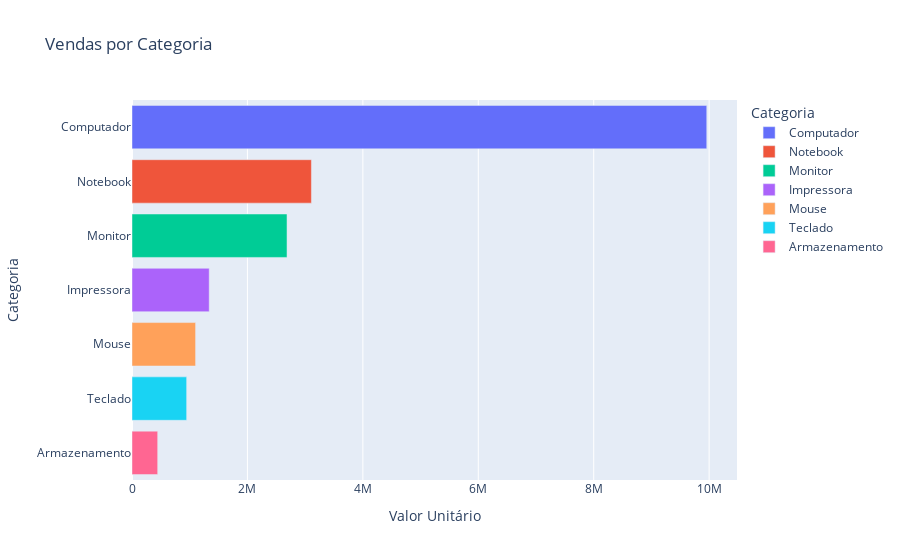

The notebook cell saved with this chart:
### Code cell
# Plotly Express 2
fig = px.bar(categoria_valor_unitario_total, x="Valor Unitário", y="Categoria", title='Vendas por Categoria', color='Categoria')
fig.show()

### Figure 1 — Plotly figure (JSON) as saved in the notebook; plotly's stock layout.template omitted (floating-point values rounded to 4 significant figures)
{"data": [{"alignmentgroup": "True", "hovertemplate": "Categoria=%{y}<br>Valor Unitário=%{x}<extra></extra>", "legendgroup": "Computador", "marker": {"color": "#636efa", "pattern": {"shape": ""}}, "name": "Computador", "offsetgroup": "Computador", "orientation": "h", "showlegend": true, "textposition": "auto", "type": "bar", "x": [9959000.0], "xaxis": "x", "y": ["Computador"], "yaxis": "y"}, {"alignmentgroup": "True", "hovertemplate": "Categoria=%{y}<br>Valor Unitário=%{x}<extra></extra>", "legendgroup": "Notebook", "marker": {"color": "#EF553B", "pattern": {"shape": ""}}, "name": "Notebook", "offsetgroup": "Notebook", "orientation": "h", "showlegend": true, "textposition": "auto", "type": "bar", "x": [3108000.0], "xaxis": "x", "y": ["Notebook"], "yaxis": "y"}, {"alignmentgroup": "True", "hovertemplate": "Categoria=%{y}<br>Valor Unitário=%{x}<extra></extra>", "legendgroup": "Monitor", "marker": {"color": "#00cc96", "pattern": {"shape": ""}}, "name": "Monitor", "offsetgroup": "Monitor", "orientation": "h", "showlegend": true, "textposition": "auto", "type": "bar", "x": [2686000.0], "xaxis": "x", "y": ["Monitor"], "yaxis": "y"}, {"alignmentgroup": "True", "hovertemplate": "Categoria=%{y}<br>Valor Unitário=%{x}<extra></extra>", "legendgroup": "Impressora", "marker": {"color": "#ab63fa", "pattern": {"shape": ""}}, "name": "Impressora", "offsetgroup": "Impressora", "orientation": "h", "showlegend": true, "textposition": "auto", "type": "bar", "x": [1337000.0], "xaxis": "x", "y": ["Impressora"], "yaxis": "y"}, {"alignmentgroup": "True", "hovertemplate": "Categoria=%{y}<br>Valor Unitário=%{x}<extra></extra>", "legendgroup": "Mouse", "marker": {"color": "#FFA15A", "pattern": {"shape": ""}}, "name": "Mouse", "offsetgroup": "Mouse", "orientation": "h", "showlegend": true, "textposition": "auto", "type": "bar", "x": [1102000.0], "xaxis": "x", "y": ["Mouse"], "yaxis": "y"}, {"alignmentgroup": "True", "hovertemplate": "Categoria=%{y}<br>Valor Unitário=%{x}<extra></extra>", "legendgroup": "Teclado", "marker": {"color": "#19d3f3", "pattern": {"shape": ""}}, "name": "Teclado", "offsetgroup": "Teclado", "orientation": "h", "showlegend": true, "textposition": "auto", "type": "bar", "x": [946800.0], "xaxis": "x", "y": ["Teclado"], "yaxis": "y"}, {"alignmentgroup": "True", "hovertemplate": "Categoria=%{y}<br>Valor Unitário=%{x}<extra></extra>", "legendgroup": "Armazenamento", "marker": {"color": "#FF6692", "pattern": {"shape": ""}}, "name": "Armazenamento", "offsetgroup": "Armazenamento", "orientation": "h", "showlegend": true, "textposition": "auto", "type": "bar", "x": [444900.0], "xaxis": "x", "y": ["Armazenamento"], "yaxis": "y"}], "layout": {"barmode": "relative", "legend": {"title": {"text": "Categoria"}, "tracegroupgap": 0}, "title": {"text": "Vendas por Categoria"}, "xaxis": {"anchor": "y", "domain": [0, 1], "title": {"text": "Valor Unitário"}}, "yaxis": {"anchor": "x", "categoryarray": ["Armazenamento", "Teclado", "Mouse", "Impressora", "Monitor", "Notebook", "Computador"], "categoryorder": "array", "domain": [0, 1], "title": {"text": "Categoria"}}}}
